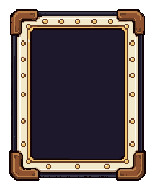
#> input picture assets/source/ui/kit/pixelboom_ui_kit/elements/dialog_panel.png, 152 x 190 px, found by its file name
$ python processa_kit.py ../kit/pixelboom_ui_kit/elements/dialog_panel.png
#> lines starting #> are read from the running program, lines starting #| are printed output that depends on the picture
"""
Processa as pecas geradas do kit de UI: recorta no conteudo e limpa pixels
orfaos de baixo contraste (ruido de geracao), preservando detalhes
intencionais como rebites e brilhos.
Uso: python processa_kit.py <assets/source/ui> <pasta_processed> <pasta_atlas>
"""
import os
import sys
from collections import Counter
from PIL import Image

PECAS = {
    "ui-painel": "kit/pixelboom_ui_kit/elements/dialog_panel.png",
    "ui-slot": "kit/pixelboom_ui_kit/elements/slot/slot.png",
    "ui-slot-hover": "kit/pixelboom_ui_kit/elements/slot/hover.png",
    "ui-slot-selecionado": "kit/pixelboom_ui_kit/elements/slot/selected.png",
    "ui-slot-ocupado": "kit/pixelboom_ui_kit/elements/slot/taken.png",
    "ui-banner": "kit/pixelboom_ui_kit/elements/result_banner.png",
    "ui-botao": "kit/pixelboom_ui_kit/elements/button/button.png",
    "ui-botao-hover": "kit/pixelboom_ui_kit/elements/button/hover.png",
    "ui-botao-pressionado": "kit/pixelboom_ui_kit/elements/button/pressed.png",
    "ui-botao-desabilitado": "kit/pixelboom_ui_kit/elements/button/disabled.png",
    "ui-coroa": "host_crown/host_crown.png",
}
# Diferenca de luminancia abaixo da qual um orfao e ruido, nao detalhe.
LIMIAR_RUIDO = 60
VIZINHOS = ((1, 0), (-1, 0), (0, 1), (0, -1), (1, 1), (-1, -1), (1, -1), (-1, 1))


def luminancia(c):
    return 0.299 * c[0] + 0.587 * c[1] + 0.114 * c[2]


def limpa(im):
    w, h = im.size
    src = im.load()
    out = im.copy()
    dst = out.load()
    trocas = 0
    for y in range(h):
        for x in range(w):
            c = src[x, y]
            if c[3] == 0:
                continue
            viz = [src[x + dx, y + dy] for dx, dy in VIZINHOS if 0 <= x + dx < w and 0 <= y + dy < h]
            if c in viz:
                continue
            opacos = [v for v in viz if v[3] == 255]
            if not opacos:
                continue
            dominante, n = Counter(opacos).most_common(1)[0]
            if n >= 3 and abs(luminancia(dominante) - luminancia(c)) < LIMIAR_RUIDO:
                dst[x, y] = dominante
                trocas += 1
    return out, trocas


def binariza_alfa(im):
    """Alfa so 0 ou 255: nenhum pixel semitransparente."""
    px = im.load()
    for y in range(im.height):
        for x in range(im.width):
            r, g, b, a = px[x, y]
            px[x, y] = (r, g, b, 255) if a >= 128 else (0, 0, 0, 0)
    return im


if __name__ == "__main__":
    origem, *destinos = sys.argv[1:4]
    for nome, rel in PECAS.items():
        im = binariza_alfa(Image.open(os.path.join(origem, rel)).convert("RGBA"))
        im = im.crop(im.getbbox())
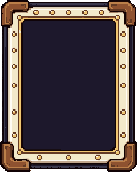
#> im: PIL image 137x172 RGBA; mean R, G, B, A 79.1, 66.5, 67, 244.2; transparent parts drawn white
        im, trocas = limpa(im)
#> after the loop in limpa, `for y in range(h):`: trocas = 89
#> trocas = 89
        for d in destinos:
            im.save(os.path.join(d, nome + ".png"), optimize=True)
        print(f"{nome:24} {im.size} ruido limpo={trocas}")
#| ui-painel                (137, 172) ruido limpo=89
#> (the run stopped early here; a loop or call above may not have finished)
